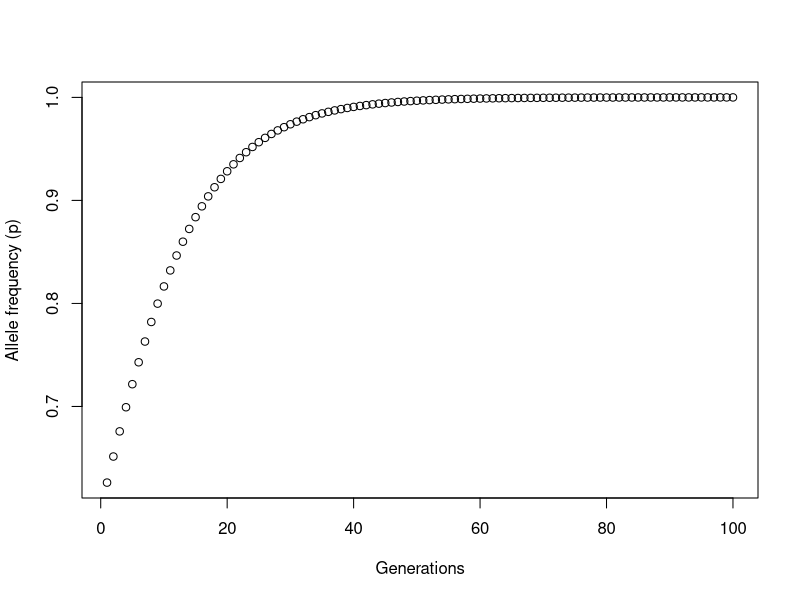
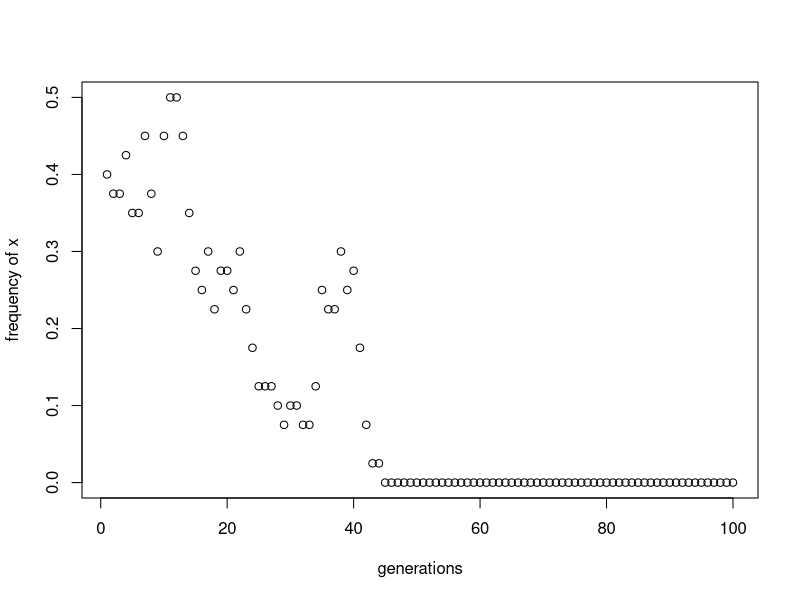
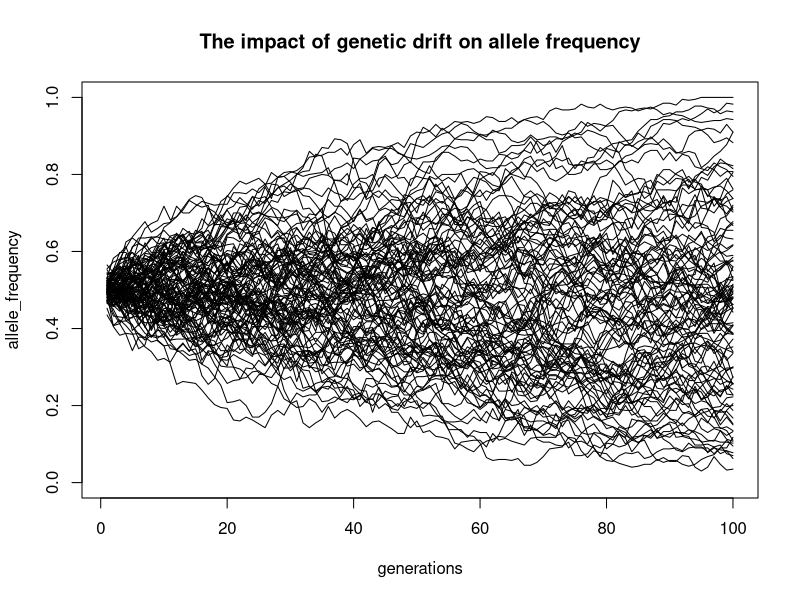
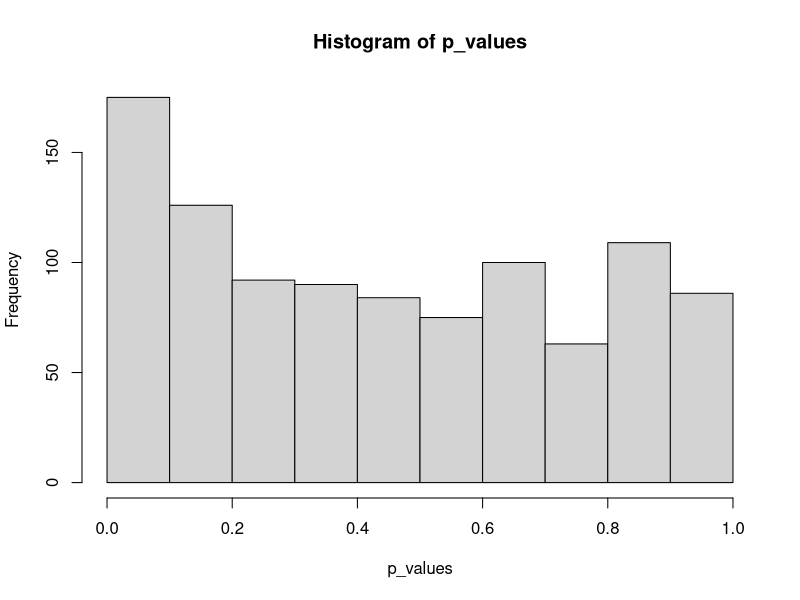
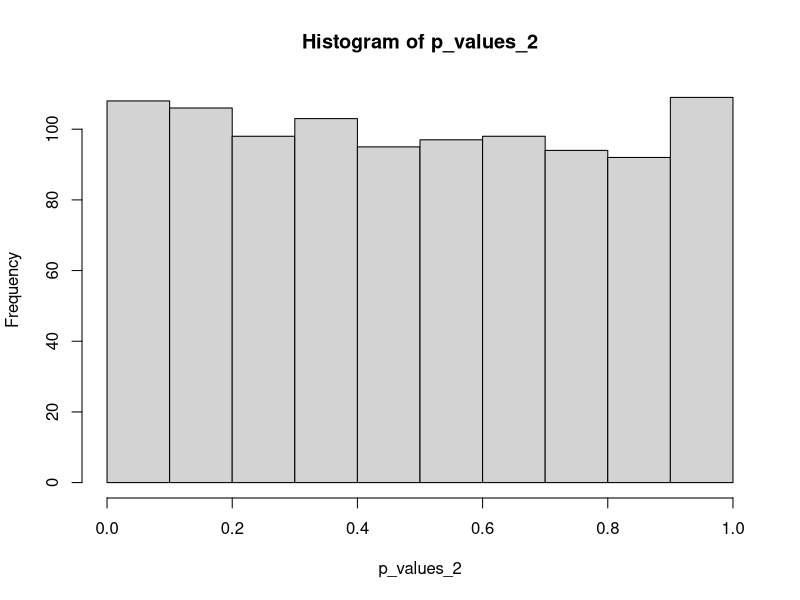
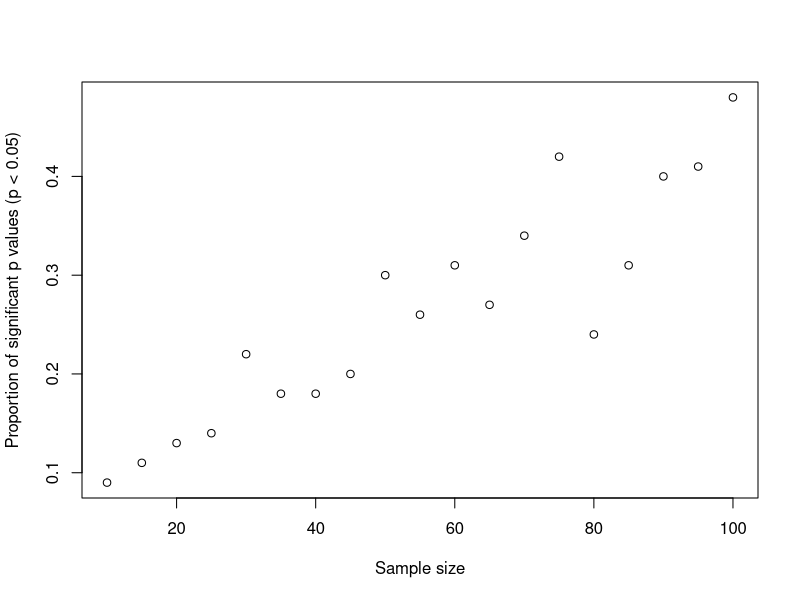

Generate these figures, in order, with R:
## ---- chunk 1
knitr::opts_chunk$set(echo = TRUE)
## ---- chunk 2
diploid_selection <- function(p0, q0, w_AA, w_Aa, w_aa, n = 100) {
  p<-rep(NA, n)
  q<-rep(NA, n)
  w_bar<- rep(NA, n)
  
  w_bar[1]<- ((p0^2)*w_AA) + (2*p0*q0*w_Aa) + ((q0^2)*w_aa) #initialize first index values, give value of w_bar at t+1
  p[1] <- ((p0^2)*(w_AA/w_bar[1])) + (p0*q0*(w_Aa/w_bar[1])) #initialize first index value for frequency of p at (t+1) 
  q[1] <- (1-p[1]) #initialize first index value for frequency of q at (t+1)
  for(i in 2:n){#loop for n generations 
    w_bar[i] <- ((p[i-1]^2)*w_AA) + (2*p[i-1]*q[i-1]*w_Aa) + ((q[i-1]^2)*w_aa)
    p[i] <- (p[i-1]^2)*(w_AA/w_bar[i]) + (p[i-1]*q[i-1]*(w_Aa/w_bar[i]))
    q[i] <- 1-p[i]
  }
  
  #Printing a graph: 
  plot(x = 1:n, y = p, xlab = "Generations", ylab = "Allele frequency (p)")
  #Fixation message: 
  if (any(p>0.9999)){
    fixation <- min(which.max(p>0.9999))
    cat("Fixation of allele p occurs approximately at generation", fixation)
  } else {
    MaxPFreq <- max(p)
    cat("Fixation does not occur, max frequency of p occurs at generation", MaxPFreq)
  }
}
diploid_selection(0.6, 0.4, 1, 0.9, 0.8, n = 100)
## ---- chunk 3
gd_sim<- function(m, n, x){ #m is number of alleles in a population, n is the number of generations to run sim for, x is starting allele freq for p. 
  
  allele_freq <- rep(NA, n) #Set up vectors to store the allele_sample and frequencies for each generation
  
  alleles <- sample(c("x", "y"), size = m, replace = TRUE, prob = c(x, 1-x)) #Set the first value of the storage vectors
  allele_freq[1] <- length(alleles[alleles == "x"])/m #use allele)sample == "x"; count the number of one allele and determine that freq
  
  for(i in 2:n){# Loop through n generations; for i sample, use the frequencies of i-1 to calculate probabilities
    alleles <- sample(c("x", "y"), size = m, replace = TRUE, prob = c(allele_freq[i-1], 1-allele_freq[i-1]))
    allele_freq[i] <- length(alleles[alleles == "x"])/m
  }
    plot(x = 1:n, y = allele_freq, type = "p", xlab = "generations", ylab = "frequency of x")
}
gd_sim(40, 100, 0.5)
## ---- chunk 4
#gd_sim2 is the same as gd_sim, but without the plot function at the end
gd_sim2 <- function(m, n, x){ 
  allele_freq <- rep(NA, n) 
  alleles <- sample(c("x", "y"), size = m, replace = TRUE, prob = c(x, 1-x)) 
  allele_freq[1] <- length(alleles[alleles == "x"])/m 
  
  for(i in 2:n){
    alleles <- sample(c("x", "y"), size = m, replace = TRUE, prob = c(allele_freq[i-1], 1-allele_freq[i-1]))
    allele_freq[i] <- length(alleles[alleles == "x"])/m
  }
  return(allele_freq)
}

gd_sim_rep <- function(k, m, n, x){#k = times to run simulation, m = number of alleles, n = generation time, x = p starting freq
 replicates <- replicate(k, gd_sim2(m, n, x))
 loss <- replicates[n,] == 0
 return(sum(loss)/k)
}

gd_sim_rep(1000, 400, 100, 0.5)
gd_sim_rep(1000, 400, 100, 0.25)
gd_sim_rep(1000, 400, 100, 0.1)

## ---- chunk 5
gd_sim3_g <- function(m, n, x){ 
    allele_freq <- rep(NA, n)
  alleles <- sample(c("x", "y"), size = m, replace = TRUE, prob = c(x, 1-x)) 
  allele_freq[1] <- length(alleles[alleles == "x"])/m 
  
  for(i in 2:n){
    alleles <- sample(c("x", "y"), size = m, replace = TRUE, prob = c(allele_freq[i-1], 1-allele_freq[i-1]))
    allele_freq[i] <- length(alleles[alleles == "x"])/m
  }
  lines(x = (1:n), y = allele_freq, pch = 20)
}

gd_sim_rep_g <- function(k, m, n, x){
  plot(x = (1:n), ylim = (0:1), type = "n", xlab = "generations", ylab = "allele_frequency", main = "The impact of genetic drift on allele frequency")
  replicates <- replicate(k, gd_sim3_g(m, n, x))
}
gd_sim_rep_g(100, 400, 100, 0.5)


## ---- chunk 6
power_analysis <- function(a, b, m, stde){
  x <- seq(from =1, to =10, length.out = m)
  y_deterministic <- a + b*x
  y_simulated <- rnorm(length(x), mean = y_deterministic, sd = stde)
  mod_sim <- lm(y_simulated ~ x)
  p_val_slope <- summary(mod_sim)$coef[2,4]
  return(p_val_slope)
}
power_analysis(0.5, 0.1, 20, 2)
## ---- chunk 7
p_values <- replicate(1000, power_analysis(0.5, 0.1, 20, 2))
hist(p_values)
sig_p_values <- p_values < 0.05
sum(sig_p_values)/1000
## ---- chunk 8
p_values_2 <- replicate(1000, power_analysis(0.5, 0, 20, 2)) 
hist(p_values_2)
sig_p_values_2 <- p_values_2 < 0.05
sum(sig_p_values_2)/1000
## ---- chunk 9
test <- c(seq(from = 10, to = 100, by = 5))
p_vals_sig_prop <- rep(NA, 19)
for(i in 1:length(test)){
  results100 <- replicate(100, power_analysis(a = 0.5, b = 0.1, m = test[i], stde = 1.5))
  p_val_sig <- results100 < 0.05
  p_vals_sig_prop[i] <-sum(p_val_sig)/length(results100)
}
p_vals_sig_prop
plot(x = test, y = p_vals_sig_prop, xlab = "Sample size", ylab = "Proportion of significant p values (p < 0.05)")
